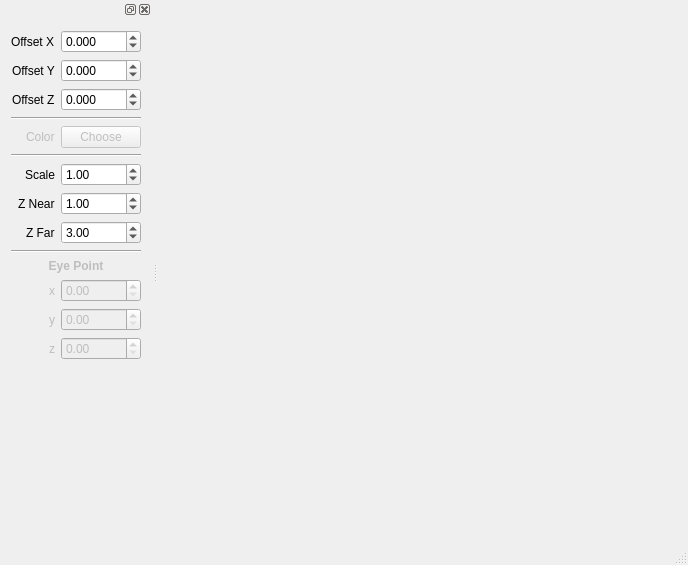
<?xml version="1.0" encoding="UTF-8"?>
<ui version="4.0">
 <class>MainWindow</class>
 <widget class="QMainWindow" name="MainWindow">
  <property name="geometry">
   <rect>
    <x>0</x>
    <y>0</y>
    <width>688</width>
    <height>565</height>
   </rect>
  </property>
  <property name="windowTitle">
   <string>My GL Widget</string>
  </property>
  <widget class="QWidget" name="centralWidget">
   <layout class="QVBoxLayout" name="verticalLayout_2">
    <item>
     <widget class="MyGlWidget" name="glWidget" native="true"/>
    </item>
   </layout>
  </widget>
  <widget class="QMenuBar" name="menuBar">
   <property name="geometry">
    <rect>
     <x>0</x>
     <y>0</y>
     <width>688</width>
     <height>19</height>
    </rect>
   </property>
  </widget>
  <widget class="QStatusBar" name="statusBar"/>
  <widget class="QDockWidget" name="dockWidget">
   <attribute name="dockWidgetArea">
    <number>1</number>
   </attribute>
   <widget class="QWidget" name="dockWidgetContents">
    <layout class="QVBoxLayout" name="verticalLayout">
     <item>
      <layout class="QFormLayout" name="formLayout">
       <property name="fieldGrowthPolicy">
        <enum>QFormLayout::AllNonFixedFieldsGrow</enum>
       </property>
       <property name="labelAlignment">
        <set>Qt::AlignRight|Qt::AlignTrailing|Qt::AlignVCenter</set>
       </property>
       <item row="0" column="0">
        <widget class="QLabel" name="label">
         <property name="text">
          <string>Offset X</string>
         </property>
        </widget>
       </item>
       <item row="0" column="1">
        <widget class="QDoubleSpinBox" name="offsetXSpinBox">
         <property name="decimals">
          <number>3</number>
         </property>
         <property name="minimum">
          <double>-2.000000000000000</double>
         </property>
         <property name="maximum">
          <double>2.000000000000000</double>
         </property>
         <property name="singleStep">
          <double>0.100000000000000</double>
         </property>
        </widget>
       </item>
       <item row="1" column="0">
        <widget class="QLabel" name="label_2">
         <property name="text">
          <string>Offset Y</string>
         </property>
        </widget>
       </item>
       <item row="1" column="1">
        <widget class="QDoubleSpinBox" name="offsetYSpinBox">
         <property name="decimals">
          <number>3</number>
         </property>
         <property name="minimum">
          <double>-2.000000000000000</double>
         </property>
         <property name="maximum">
          <double>2.000000000000000</double>
         </property>
         <property name="singleStep">
          <double>0.100000000000000</double>
         </property>
        </widget>
       </item>
       <item row="3" column="0" colspan="2">
        <widget class="Line" name="line">
         <property name="orientation">
          <enum>Qt::Horizontal</enum>
         </property>
        </widget>
       </item>
       <item row="4" column="0">
        <widget class="QLabel" name="label_3">
         <property name="enabled">
          <bool>false</bool>
         </property>
         <property name="text">
          <string>Color</string>
         </property>
        </widget>
       </item>
       <item row="4" column="1">
        <widget class="QPushButton" name="chooseColorButton">
         <property name="enabled">
          <bool>false</bool>
         </property>
         <property name="text">
          <string>Choose</string>
         </property>
        </widget>
       </item>
       <item row="5" column="0" colspan="2">
        <widget class="Line" name="line_2">
         <property name="orientation">
          <enum>Qt::Horizontal</enum>
         </property>
        </widget>
       </item>
       <item row="6" column="0">
        <widget class="QLabel" name="label_4">
         <property name="text">
          <string>Scale</string>
         </property>
        </widget>
       </item>
       <item row="6" column="1">
        <widget class="QDoubleSpinBox" name="frustumScaleSpinBox">
         <property name="minimum">
          <double>0.100000000000000</double>
         </property>
         <property name="maximum">
          <double>10.000000000000000</double>
         </property>
         <property name="singleStep">
          <double>0.010000000000000</double>
         </property>
         <property name="value">
          <double>1.000000000000000</double>
         </property>
        </widget>
       </item>
       <item row="7" column="0">
        <widget class="QLabel" name="label_5">
         <property name="enabled">
          <bool>true</bool>
         </property>
         <property name="text">
          <string>Z Near</string>
         </property>
        </widget>
       </item>
       <item row="7" column="1">
        <widget class="QDoubleSpinBox" name="zNearSpinBox">
         <property name="enabled">
          <bool>true</bool>
         </property>
         <property name="minimum">
          <double>0.100000000000000</double>
         </property>
         <property name="maximum">
          <double>10.000000000000000</double>
         </property>
         <property name="singleStep">
          <double>0.100000000000000</double>
         </property>
         <property name="value">
          <double>1.000000000000000</double>
         </property>
        </widget>
       </item>
       <item row="8" column="0">
        <widget class="QLabel" name="label_6">
         <property name="enabled">
          <bool>true</bool>
         </property>
         <property name="text">
          <string>Z Far</string>
         </property>
        </widget>
       </item>
       <item row="8" column="1">
        <widget class="QDoubleSpinBox" name="zFarSpinBox">
         <property name="enabled">
          <bool>true</bool>
         </property>
         <property name="minimum">
          <double>0.300000000000000</double>
         </property>
         <property name="maximum">
          <double>10.000000000000000</double>
         </property>
         <property name="singleStep">
          <double>0.100000000000000</double>
         </property>
         <property name="value">
          <double>3.000000000000000</double>
         </property>
        </widget>
       </item>
       <item row="9" column="0" colspan="2">
        <widget class="Line" name="line_3">
         <property name="orientation">
          <enum>Qt::Horizontal</enum>
         </property>
        </widget>
       </item>
       <item row="10" column="0" colspan="2">
        <widget class="QLabel" name="label_7">
         <property name="enabled">
          <bool>false</bool>
         </property>
         <property name="font">
          <font>
           <weight>75</weight>
           <bold>true</bold>
          </font>
         </property>
         <property name="text">
          <string>Eye Point</string>
         </property>
         <property name="alignment">
          <set>Qt::AlignCenter</set>
         </property>
        </widget>
       </item>
       <item row="11" column="0">
        <widget class="QLabel" name="label_8">
         <property name="enabled">
          <bool>false</bool>
         </property>
         <property name="text">
          <string>x</string>
         </property>
        </widget>
       </item>
       <item row="11" column="1">
        <widget class="QDoubleSpinBox" name="eyePointXSpinBox">
         <property name="enabled">
          <bool>false</bool>
         </property>
        </widget>
       </item>
       <item row="12" column="0">
        <widget class="QLabel" name="label_9">
         <property name="enabled">
          <bool>false</bool>
         </property>
         <property name="text">
          <string>y</string>
         </property>
        </widget>
       </item>
       <item row="12" column="1">
        <widget class="QDoubleSpinBox" name="eyePointYSpinBox">
         <property name="enabled">
          <bool>false</bool>
         </property>
        </widget>
       </item>
       <item row="13" column="0">
        <widget class="QLabel" name="label_10">
         <property name="enabled">
          <bool>false</bool>
         </property>
         <property name="text">
          <string>z</string>
         </property>
        </widget>
       </item>
       <item row="13" column="1">
        <widget class="QDoubleSpinBox" name="eyePointZSpinBox">
         <property name="enabled">
          <bool>false</bool>
         </property>
        </widget>
       </item>
       <item row="2" column="0">
        <widget class="QLabel" name="label_11">
         <property name="text">
          <string>Offset Z</string>
         </property>
        </widget>
       </item>
       <item row="2" column="1">
        <widget class="QDoubleSpinBox" name="offsetZSpinBox">
         <property name="decimals">
          <number>3</number>
         </property>
         <property name="minimum">
          <double>-10.000000000000000</double>
         </property>
         <property name="maximum">
          <double>10.000000000000000</double>
         </property>
         <property name="singleStep">
          <double>0.100000000000000</double>
         </property>
        </widget>
       </item>
      </layout>
     </item>
     <item>
      <spacer name="verticalSpacer">
       <property name="orientation">
        <enum>Qt::Vertical</enum>
       </property>
       <property name="sizeHint" stdset="0">
        <size>
         <width>20</width>
         <height>40</height>
        </size>
       </property>
      </spacer>
     </item>
    </layout>
   </widget>
  </widget>
 </widget>
 <layoutdefault spacing="6" margin="11"/>
 <customwidgets>
  <customwidget>
   <class>MyGlWidget</class>
   <extends>QWidget</extends>
   <header>myglwidget.h</header>
   <container>1</container>
  </customwidget>
 </customwidgets>
 <resources/>
 <connections/>
</ui>
